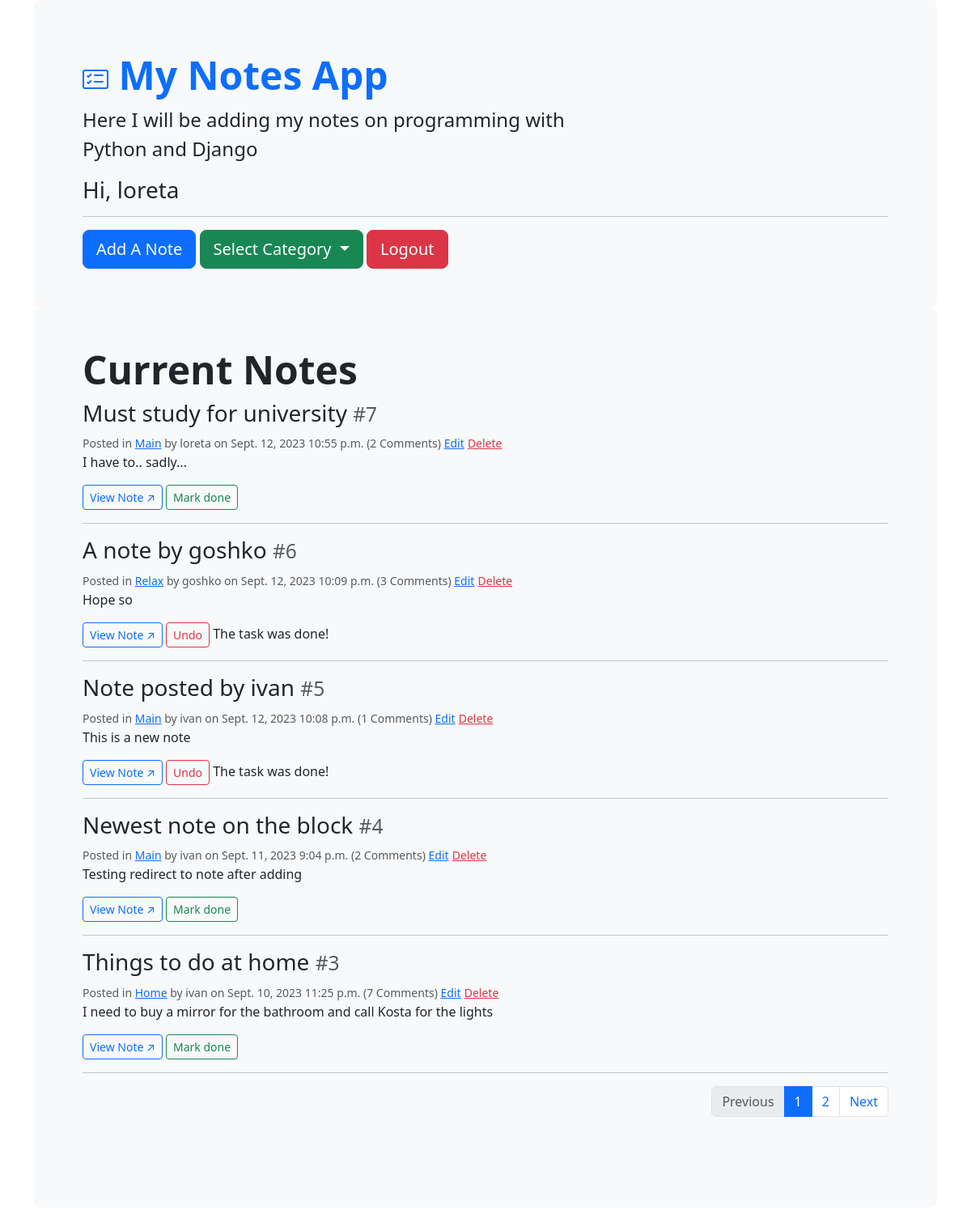
/ (signed in), run on the app's committed database.
### notes_app/models.py (models this page shows, shortened)
class Notes(models.Model):
    category = models.ForeignKey(Categories, on_delete=models.CASCADE, null=True)
    title = models.CharField(max_length=255)
    note = models.TextField()
    date = models.DateField(auto_now_add=True)
    time = models.TimeField(auto_now_add=True)
    done = models.BooleanField(default=False)
    posted_by = models.ForeignKey(User, on_delete=models.CASCADE, null=True)

class Categories(models.Model):
    name = models.CharField(max_length=125)
    description = models.CharField(max_length=255)
    def __str__(self):
        return self.name

### notes_app/views.py (the view)
# urls.py: path('', views.my_notes, name='index'),
def my_notes(request, category = None, done = None):
    all_notes = Notes.objects.order_by('-date', '-time')
    if category:
        category_is = get_object_or_404(Categories, name=category)
        all_notes = all_notes.filter(category__name=category_is)
    if done:
        if done == 'done':
            all_notes = all_notes.filter(done=True)
        elif done == 'pending':
            all_notes = all_notes.filter(done=False)
    page = request.GET.get('page', 1)
    paginator = Paginator(all_notes, 5)
    try:
        all_notes = paginator.page(page)
    except PageNotAnInteger:
        all_notes = paginator.page(1)
    except EmptyPage:
        all_notes = paginator.page(paginator.num_pages)
    notes_html = {
        'all_notes': all_notes,
        'categories': Categories.objects.all(),
        'current_category': category
    }
    return render(request, 'notes_app/my_notes.html', notes_html)

### notes_app/templatetags/templ_tags.py (called while the page is built)
@register.filter(name='replace_tag')
def replace_tag(value, arg):
    return value.replace(arg, '')

@register.simple_tag
def comment_count(note):
    return Comments.objects.filter(comment_id=note).count()

### templates/notes_app/my_notes.html (shortened to what this page needs)
{% extends 'base.html' %}
{% load templ_tags %}
{% block content %}
<div class="p-5 pt-3 pb-0 bg-body-tertiary bg-light rounded-3" bis_skin_checked="1">
    <div class="container-fluid py-5" bis_skin_checked="1">
        <h1 class="display-5 fw-bold text-primary">
            <a href="{% url 'notes_app:my_notes' %}">
                </a>
            My Notes App
        </h1>
        <p class="col-md-8 fs-4">Here I will be adding my notes on programming with Python and Django</p>
        {% if user.is_authenticated %}
        <h3>Hi, {{ user }}</h3>
        <hr/>
        <a href="{% url 'notes_app:add_note' %}" class="btn btn-primary btn-lg" type="button">Add A Note</a>
        <button class="btn btn-success btn-lg dropdown-toggle" type="button" id="dropdownMenuButton"
                data-bs-toggle="dropdown" aria-haspopup="true" aria-expanded="false">
            {% if current_category %}
            {{ current_category }}
            {% else %}
            Select Category
            {% endif %}
        </button>
        <a href="{% url 'user_profile:logout' %}" class="btn btn-danger btn-lg">Logout</a>
        {% endif %}
    </div>
</div>
<div class="p-5 pt-0 mb-2 bg-body-tertiary rounded-3" bis_skin_checked="1">
    <div class="container-fluid py-5" bis_skin_checked="1">
        <h1 class="display-5 fw-bold">Current Notes</h1>
        {% if user.is_authenticated %}
        {% if all_notes %}
        {% for note in all_notes %}
        <h3>{{ note.title|replace_tag:'shit' }} <small class="text-muted">#{{ note.id }}</small></h3>
        <small class="text-muted">Posted in <a href="{% url 'notes_app:filter_notes' category=note.category %}">
            {{ note.category }}</a>
            by {{ note.posted_by }}
            on {{ note.date }} {{ note.time }}
            ({% comment_count note %} Comments)
            <a href="{% url 'notes_app:update_note' note_id=note.id %}">Edit</a></small>
        <small><a href="{% url 'notes_app:delete_note' note_id=note.id %}" class="text-danger">Delete</a></small>
        <p>{{ note.note }}</p>
        <a class="btn btn-outline-primary btn-sm" href="{% url 'notes_app:note' note_id=note.id %}">View Note ↗</a>
        {% if note.done %}
        <a class="btn btn-outline-danger btn-sm" href="{% url 'notes_app:update_note_done' note_id=note.id %}">Undo</a>
        The task was done!
        {% else %}
        <a class="btn btn-outline-success btn-sm" href="{% url 'notes_app:update_note_done' note_id=note.id %}">Mark
            done</a>
        {% endif %}
        <hr/>
        {% endfor %}
        {% if all_notes.has_other_pages %}
        <nav aria-label="Page navigation example">
            <ul class="pagination justify-content-end">
                {% if all_notes.has_previous %}
                <li class="page-item"><a class="page-link" href="?page={{ all_notes.previous_page_number }}">Previous</a></li>
                {% else %}
                <li class="disabled page-item"><a class="page-link"><span>Previous</span></a></li>
                {% endif %}
                {% for i in all_notes.paginator.page_range %}
                {% if all_notes.number == i %}
                <li class="active page-item"><a class="page-link"><span>{{ i }}</span></a></li>
                {% else %}
                <li class="page-item"><a class="page-link" href="?page={{ i }}">{{ i }}</a></li>
                {% endif %}
                {% endfor %}
                {% if all_notes.has_next %}
                <li class="page-item"><a class="page-link" href="?page={{ all_notes.next_page_number }}">Next</a></li>
                {% else %}
                <li class="disabled page-item"><a class="page-link"><span>Next</span></a></li>
                {% endif %}
            </ul>
        </nav>
        {% endif %}
        {% else %}
        <p>Nothing here..</p>
        {% endif %}
        {% else %}
        <p>Notes available only to logged in users. Please <a href="{% url 'user_profile:login' %}">login</a> or
            <a href="{% url 'user_profile:register' %}">register</a>.</p>
        {% endif %}
    </div>
</div>
{% endblock %}

### data on the page
Notes: title "Must study for university", id "7", category "Main", posted_by "loreta", date "Sept. 12, 2023", time "10:55 p.m.", id "2", note "I have to.. sadly...", done "Mark done"
Notes: title "A note by goshko", id "6", category "Relax", posted_by "goshko", date "Sept. 12, 2023", time "10:09 p.m.", id "3", note "Hope so", done "Undo"
Notes: title "Note posted by ivan", id "5", category "Main", posted_by "ivan", date "Sept. 12, 2023", time "10:08 p.m.", id "1", note "This is a new note", done "Undo"
Notes: title "Newest note on the block", id "4", category "Main", posted_by "ivan", date "Sept. 11, 2023", time "9:04 p.m.", id "2", note "Testing redirect to note after adding", done "Mark done"
Notes: title "Things to do at home", id "3", category "Home", posted_by "ivan", date "Sept. 10, 2023", time "11:25 p.m.", id "7", note "I need to buy a mirror for the bathroom and call Kosta for the lights", done "Mark done"

### other printed values
{{ user }} "loreta"
{{ i }} "1"
{{ i }} "2"
